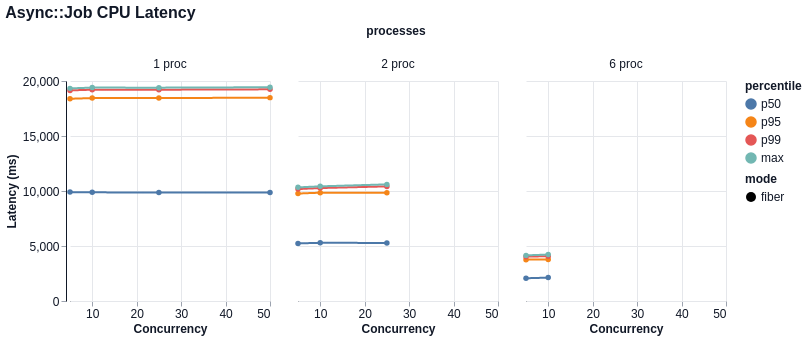

Write a Vega-Lite specification for this figure.
### Vega-Lite specification from a JSON file in a GitHub repository (floating-point values rounded to 4 significant figures)
{"$schema": "https://vega.github.io/schema/vega-lite/v6.json", "title": "Async::Job CPU Latency", "width": 200, "height": 220, "data": {"values": [{"mode": "fiber", "concurrency": 5, "processes": "1 proc", "percentile": "p50", "value": 9901.0}, {"mode": "fiber", "concurrency": 5, "processes": "1 proc", "percentile": "p95", "value": 18390.0}, {"mode": "fiber", "concurrency": 5, "processes": "1 proc", "percentile": "p99", "value": 19140.0}, {"mode": "fiber", "concurrency": 5, "processes": "1 proc", "percentile": "max", "value": 19330.0}, {"mode": "fiber", "concurrency": 10, "processes": "1 proc", "percentile": "p50", "value": 9877.0}, {"mode": "fiber", "concurrency": 10, "processes": "1 proc", "percentile": "p95", "value": 18450.0}, {"mode": "fiber", "concurrency": 10, "processes": "1 proc", "percentile": "p99", "value": 19210.0}, {"mode": "fiber", "concurrency": 10, "processes": "1 proc", "percentile": "max", "value": 19400.0}, {"mode": "fiber", "concurrency": 25, "processes": "1 proc", "percentile": "p50", "value": 9869.0}, {"mode": "fiber", "concurrency": 25, "processes": "1 proc", "percentile": "p95", "value": 18450.0}, {"mode": "fiber", "concurrency": 25, "processes": "1 proc", "percentile": "p99", "value": 19210.0}, {"mode": "fiber", "concurrency": 25, "processes": "1 proc", "percentile": "max", "value": 19400.0}, {"mode": "fiber", "concurrency": 50, "processes": "1 proc", "percentile": "p50", "value": 9872.0}, {"mode": "fiber", "concurrency": 50, "processes": "1 proc", "percentile": "p95", "value": 18490.0}, {"mode": "fiber", "concurrency": 50, "processes": "1 proc", "percentile": "p99", "value": 19240.0}, {"mode": "fiber", "concurrency": 50, "processes": "1 proc", "percentile": "max", "value": 19430.0}, {"mode": "fiber", "concurrency": 5, "processes": "2 proc", "percentile": "p50", "value": 5235.0}, {"mode": "fiber", "concurrency": 5, "processes": "2 proc", "percentile": "p95", "value": 9769.0}, {"mode": "fiber", "concurrency": 5, "processes": "2 proc", "percentile": "p99", "value": 10180.0}, {"mode": "fiber", "concurrency": 5, "processes": "2 proc", "percentile": "max", "value": 10330.0}, {"mode": "fiber", "concurrency": 10, "processes": "2 proc", "percentile": "p50", "value": 5289.0}, {"mode": "fiber", "concurrency": 10, "processes": "2 proc", "percentile": "p95", "value": 9848.0}, {"mode": "fiber", "concurrency": 10, "processes": "2 proc", "percentile": "p99", "value": 10270.0}, {"mode": "fiber", "concurrency": 10, "processes": "2 proc", "percentile": "max", "value": 10420.0}, {"mode": "fiber", "concurrency": 25, "processes": "2 proc", "percentile": "p50", "value": 5280.0}, {"mode": "fiber", "concurrency": 25, "processes": "2 proc", "percentile": "p95", "value": 9843.0}, {"mode": "fiber", "concurrency": 25, "processes": "2 proc", "percentile": "p99", "value": 10420.0}, {"mode": "fiber", "concurrency": 25, "processes": "2 proc", "percentile": "max", "value": 10600.0}, {"mode": "fiber", "concurrency": 5, "processes": "6 proc", "percentile": "p50", "value": 2066.0}, {"mode": "fiber", "concurrency": 5, "processes": "6 proc", "percentile": "p95", "value": 3759.0}, {"mode": "fiber", "concurrency": 5, "processes": "6 proc", "percentile": "p99", "value": 4032.0}, {"mode": "fiber", "concurrency": 5, "processes": "6 proc", "percentile": "max", "value": 4148.0}, {"mode": "fiber", "concurrency": 10, "processes": "6 proc", "percentile": "p50", "value": 2127.0}, {"mode": "fiber", "concurrency": 10, "processes": "6 proc", "percentile": "p95", "value": 3778.0}, {"mode": "fiber", "concurrency": 10, "processes": "6 proc", "percentile": "p99", "value": 4075.0}, {"mode": "fiber", "concurrency": 10, "processes": "6 proc", "percentile": "max", "value": 4224.0}]}, "mark": {"type": "line", "point": true, "tooltip": true}, "encoding": {"x": {"field": "concurrency", "type": "quantitative", "title": "Concurrency"}, "y": {"field": "value", "type": "quantitative", "title": "Latency (ms)"}, "color": {"field": "percentile", "type": "nominal", "sort": ["p50", "p95", "p99", "max"]}, "tooltip": [{"field": "mode", "type": "nominal"}, {"field": "concurrency", "type": "quantitative"}, {"field": "processes", "type": "nominal"}, {"field": "metric", "type": "nominal"}, {"field": "percentile", "type": "nominal"}, {"field": "value", "type": "quantitative"}], "strokeDash": {"field": "mode", "type": "nominal"}, "column": {"field": "processes", "type": "nominal", "sort": null}}, "config": {"background": "white", "axis": {"labelFont": "Helvetica", "titleFont": "Helvetica", "labelFontSize": 12, "titleFontSize": 12, "labelColor": "#111827", "titleColor": "#111827", "domainColor": "#111827", "tickColor": "#9ca3af", "grid": true, "gridColor": "#e5e7eb"}, "header": {"labelFont": "Helvetica", "titleFont": "Helvetica", "labelFontSize": 12, "titleFontSize": 12, "labelColor": "#111827", "titleColor": "#111827"}, "legend": {"labelFont": "Helvetica", "titleFont": "Helvetica", "labelFontSize": 12, "titleFontSize": 12, "labelColor": "#111827", "titleColor": "#111827"}, "title": {"font": "Helvetica", "fontSize": 16, "anchor": "start", "color": "#111827"}, "view": {"stroke": null}}}
